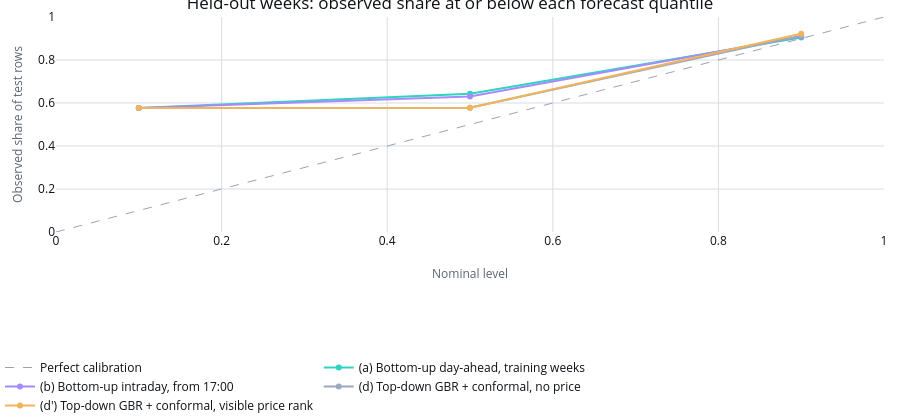

Notebook cell for this chart:
### Markdown cell above
## 7. Reliability

A reliability diagram plots, for each level `α`, the share of test rows at or below the forecast
`α`-quantile against `α` itself. A calibrated forecast sits on the diagonal. Above the diagonal at
P10 means the lower edge is too low (too cautious); below the diagonal at P90 means the upper edge
is too low (over-confident). With a point mass at 0 kW (an EV-less half-hour), a calibrated
forecast can sit above the diagonal at low levels because a 0 kW outcome ties a 0 kW quantile;
the backtest frames report `coverage_strict` for that reason (§10.3).

### Code cell
def reliability(rows, method):
    y = rows[TARGET].to_numpy()
    return [
        float(np.mean(y <= rows[f"{method}_p{round(level * 100)}"].to_numpy())) for level in LEVELS
    ]


reliability_table = pd.DataFrame(
    {
        METHODS[m]: reliability(test_intraday if m == "intraday" else test, m)
        for m in ("bottom_up", "intraday", "conformal", "conformal_price")
    },
    index=pd.Index(LEVELS, name="nominal level"),
)

reliability_figure = go.Figure()
reliability_figure.add_trace(
    go.Scatter(
        x=[0, 1],
        y=[0, 1],
        mode="lines",
        line={"color": MUTED_INK, "dash": "dash", "width": 1},
        name="Perfect calibration",
    )
)
method_colours = {
    "bottom_up": SERIES_COLOURS["selected"],
    "intraday": SERIES_COLOURS["synthetic"],
    "conformal": SERIES_COLOURS["normal"],
    "conformal_price": SERIES_COLOURS["difference"],
}
for method, colour in method_colours.items():
    reliability_figure.add_trace(
        go.Scatter(
            x=list(LEVELS),
            y=reliability_table[METHODS[method]],
            mode="lines+markers",
            line={"color": colour},
            name=METHODS[method],
        )
    )
reliability_figure.update_layout(
    title="Held-out weeks: observed share at or below each forecast quantile",
    xaxis_title="Nominal level",
    yaxis_title="Observed share of test rows",
    xaxis_range=[0, 1],
    yaxis_range=[0, 1],
)
apply_notebook_style(reliability_figure, height=420)
reliability_figure.show()
reliability_table.round(3)

### Figure 1 — Plotly figure (JSON) as saved in the notebook; plotly's stock layout.template omitted (floating-point values rounded to 4 significant figures)
{"data": [{"line": {"color": "#9AA3B2", "dash": "dash", "width": 1}, "mode": "lines", "name": "Perfect calibration", "x": [0, 1], "y": [0, 1], "type": "scatter"}, {"line": {"color": "#2DD4BF"}, "mode": "lines+markers", "name": "(a) Bottom-up day-ahead, training weeks", "x": [0.1, 0.5, 0.9], "y": [0.5769, 0.6433, 0.9048], "type": "scatter"}, {"line": {"color": "#A78BFA"}, "mode": "lines+markers", "name": "(b) Bottom-up intraday, from 17:00", "x": [0.1, 0.5, 0.9], "y": [0.5769, 0.6308, 0.9096], "type": "scatter"}, {"line": {"color": "#9AA9BF"}, "mode": "lines+markers", "name": "(d) Top-down GBR + conformal, no price", "x": [0.1, 0.5, 0.9], "y": [0.5769, 0.5779, 0.9135], "type": "scatter"}, {"line": {"color": "#F2B45A"}, "mode": "lines+markers", "name": "(d') Top-down GBR + conformal, visible price rank", "x": [0.1, 0.5, 0.9], "y": [0.5769, 0.5779, 0.9221], "type": "scatter"}], "layout": {"xaxis": {"title": {"text": "Nominal level"}, "range": [0, 1]}, "yaxis": {"title": {"text": "Observed share of test rows"}, "range": [0, 1]}, "title": {"text": "Held-out weeks: observed share at or below each forecast quantile"}, "margin": {"b": 188}, "height": 420, "paper_bgcolor": "#FFFFFF", "plot_bgcolor": "#FFFFFF"}}
